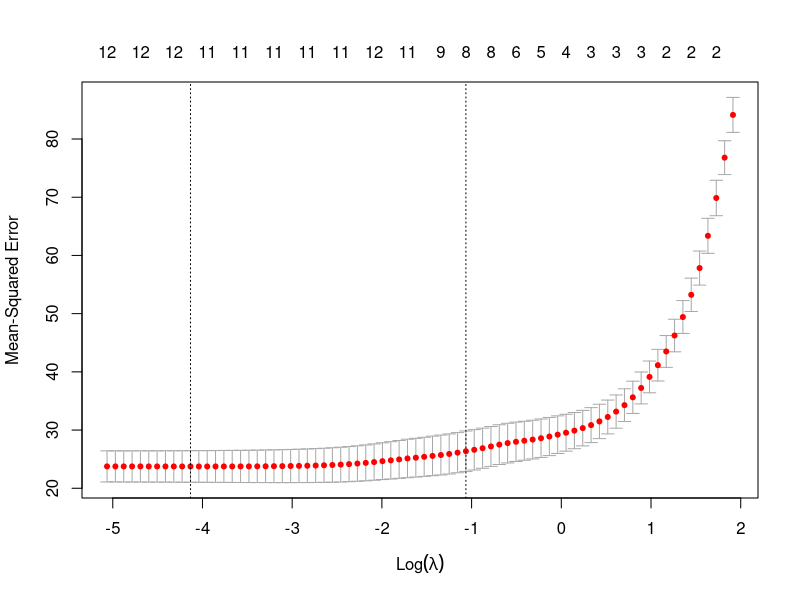

The R source for this figure:
## ---- chunk 1
library(MASS)
data(Boston);
colnames(Boston) 
## ---- chunk 2
library(glmnet)
## ---- chunk 3
lasso_fit = glmnet(x = as.matrix(Boston[, -c(which(colnames(Boston)=='medv'))]), y = Boston$medv, alpha = 1)
#lambda = 0.5
coef(lasso_fit,s=0.5)

#lambda = 1
coef(lasso_fit,s=1)

#use 5-fold cross validation to pick lambda
cv_lasso_fit = cv.glmnet(x = as.matrix(Boston[, -c(which(colnames(Boston)=='medv'))]), y = Boston$medv, alpha = 1, nfolds = 5)
plot(cv_lasso_fit)
